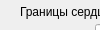
        <widget class="QWidget" name="page_3">
         <property name="geometry">
          <rect>
           <x>0</x>
           <y>0</y>
           <width>100</width>
           <height>30</height>
          </rect>
         </property>
         <attribute name="label">
          <string>Анамнез стр. 3</string>
         </attribute>
         <widget class="QWidget" name="layoutWidget_4">
          <property name="geometry">
           <rect>
            <x>20</x>
            <y>0</y>
            <width>341</width>
            <height>401</height>
           </rect>
          </property>
          <layout class="QVBoxLayout" name="verticalLayoutAnamnez3">
           <property name="spacing">
            <number>0</number>
           </property>
           <item>
            <layout class="QHBoxLayout" name="horizontalLayout_21">
             <property name="spacing">
              <number>0</number>
             </property>
             <item>
              <widget class="QLabel" name="label_46">
               <property name="sizePolicy">
                <sizepolicy hsizetype="Preferred" vsizetype="Fixed">
                 <horstretch>0</horstretch>
                 <verstretch>21</verstretch>
                </sizepolicy>
               </property>
               <property name="text">
                <string>Границы сердца:</string>
               </property>
              </widget>
             </item>
             <item>
              <widget class="QLineEdit" name="lineHeartBorders">
               <property name="sizePolicy">
                <sizepolicy hsizetype="Expanding" vsizetype="Fixed">
                 <horstretch>0</horstretch>
                 <verstretch>21</verstretch>
                </sizepolicy>
               </property>
              </widget>
             </item>
            </layout>
           </item>
           <item>
            <layout class="QHBoxLayout" name="horizontalLayout_22">
             <property name="spacing">
              <number>0</number>
             </property>
             <item>
              <widget class="QLabel" name="label_47">
               <property name="sizePolicy">
                <sizepolicy hsizetype="Preferred" vsizetype="Fixed">
                 <horstretch>0</horstretch>
                 <verstretch>21</verstretch>
                </sizepolicy>
               </property>
               <property name="text">
                <string>Тоны сердца:</string>
               </property>
              </widget>
             </item>
             <item>
              <widget class="QLineEdit" name="lineSoniCordis">
               <property name="sizePolicy">
                <sizepolicy hsizetype="Expanding" vsizetype="Fixed">
                 <horstretch>0</horstretch>
                 <verstretch>21</verstretch>
                </sizepolicy>
               </property>
              </widget>
             </item>
            </layout>
           </item>
           <item>
            <layout class="QHBoxLayout" name="horizontalLayout_23">
             <property name="spacing">
              <number>0</number>
             </property>
             <item>
              <widget class="QLabel" name="label_48">
               <property name="sizePolicy">
                <sizepolicy hsizetype="Preferred" vsizetype="Fixed">
                 <horstretch>0</horstretch>
                 <verstretch>21</verstretch>
                </sizepolicy>
               </property>
               <property name="mouseTracking">
                <bool>true</bool>
               </property>
               <property name="text">
                <string>&lt;html&gt;&lt;head/&gt;&lt;body&gt;&lt;p&gt;АД:&lt;/p&gt;&lt;/body&gt;&lt;/html&gt;</string>
               </property>
              </widget>
             </item>
             <item>
              <widget class="QLineEdit" name="lineArtPre">
               <property name="sizePolicy">
                <sizepolicy hsizetype="Expanding" vsizetype="Fixed">
                 <horstretch>0</horstretch>
                 <verstretch>21</verstretch>
                </sizepolicy>
               </property>
              </widget>
             </item>
             <item>
              <widget class="QLabel" name="label_49">
               <property name="sizePolicy">
                <sizepolicy hsizetype="Preferred" vsizetype="Fixed">
                 <horstretch>0</horstretch>
                 <verstretch>21</verstretch>
                </sizepolicy>
               </property>
               <property name="text">
                <string>ЧСС:</string>
               </property>
              </widget>
             </item>
             <item>
              <widget class="QLineEdit" name="linePulse">
               <property name="sizePolicy">
                <sizepolicy hsizetype="Expanding" vsizetype="Fixed">
                 <horstretch>0</horstretch>
                 <verstretch>21</verstretch>
                </sizepolicy>
               </property>
               <property name="text">
                <string/>
               </property>
              </widget>
             </item>
             <item>
              <widget class="QLabel" name="label_50">
               <property name="sizePolicy">
                <sizepolicy hsizetype="Preferred" vsizetype="Fixed">
                 <horstretch>0</horstretch>
                 <verstretch>21</verstretch>
                </sizepolicy>
               </property>
               <property name="mouseTracking">
                <bool>true</bool>
               </property>
               <property name="text">
                <string>&lt;html&gt;&lt;head/&gt;&lt;body&gt;&lt;p&gt;Пульс&lt;/p&gt;&lt;/body&gt;&lt;/html&gt;</string>
               </property>
              </widget>
             </item>
             <item>
              <widget class="QLineEdit" name="linePulse2">
               <property name="sizePolicy">
                <sizepolicy hsizetype="Expanding" vsizetype="Fixed">
                 <horstretch>0</horstretch>
                 <verstretch>21</verstretch>
                </sizepolicy>
               </property>
              </widget>
             </item>
            </layout>
           </item>
           <item>
            <layout class="QHBoxLayout" name="horizontalLayout_24">
             <item>
              <widget class="QLabel" name="label_51">
               <property name="sizePolicy">
                <sizepolicy hsizetype="Preferred" vsizetype="Fixed">
                 <horstretch>0</horstretch>
                 <verstretch>21</verstretch>
                </sizepolicy>
               </property>
               <property name="text">
                <string>Язык:</string>
               </property>
              </widget>
             </item>
             <item>
              <widget class="QLineEdit" name="lineTongue">
               <property name="sizePolicy">
                <sizepolicy hsizetype="Expanding" vsizetype="Fixed">
                 <horstretch>0</horstretch>
                 <verstretch>21</verstretch>
                </sizepolicy>
               </property>
              </widget>
             </item>
            </layout>
           </item>
           <item>
            <widget class="QLabel" name="label_52">
             <property name="sizePolicy">
              <sizepolicy hsizetype="Preferred" vsizetype="Fixed">
               <horstretch>0</horstretch>
               <verstretch>21</verstretch>
              </sizepolicy>
             </property>
             <property name="text">
              <string>Живот:</string>
             </property>
            </widget>
           </item>
           <item>
            <widget class="QTextEdit" name="textStomach">
             <property name="sizePolicy">
              <sizepolicy hsizetype="Expanding" vsizetype="Fixed">
               <horstretch>0</horstretch>
               <verstretch>42</verstretch>
              </sizepolicy>
             </property>
             <property name="minimumSize">
              <size>
               <width>0</width>
               <height>42</height>
              </size>
             </property>
             <property name="maximumSize">
              <size>
               <width>16777215</width>
               <height>42</height>
              </size>
             </property>
            </widget>
           </item>
           <item>
            <widget class="QLabel" name="label_63">
             <property name="sizePolicy">
              <sizepolicy hsizetype="Preferred" vsizetype="Fixed">
               <horstretch>0</horstretch>
               <verstretch>21</verstretch>
              </sizepolicy>
             </property>
             <property name="text">
              <string>Печень:</string>
             </property>
            </widget>
           </item>
           <item>
            <widget class="QTextEdit" name="textLiver">
             <property name="sizePolicy">
              <sizepolicy hsizetype="Expanding" vsizetype="Fixed">
               <horstretch>0</horstretch>
               <verstretch>42</verstretch>
              </sizepolicy>
             </property>
             <property name="minimumSize">
              <size>
               <width>0</width>
               <height>42</height>
              </size>
             </property>
             <property name="maximumSize">
              <size>
               <width>16777215</width>
               <height>42</height>
              </size>
             </property>
            </widget>
           </item>
           <item>
            <widget class="QLabel" name="label_53">
             <property name="sizePolicy">
              <sizepolicy hsizetype="Preferred" vsizetype="Fixed">
               <horstretch>0</horstretch>
               <verstretch>21</verstretch>
              </sizepolicy>
             </property>
             <property name="text">
              <string>С-м Пастернацкого:</string>
             </property>
            </widget>
           </item>
           <item>
            <widget class="QTextEdit" name="textPasternatsky">
             <property name="sizePolicy">
              <sizepolicy hsizetype="Expanding" vsizetype="Fixed">
               <horstretch>0</horstretch>
               <verstretch>42</verstretch>
              </sizepolicy>
             </property>
             <property name="minimumSize">
              <size>
               <width>0</width>
               <height>42</height>
              </size>
             </property>
             <property name="maximumSize">
              <size>
               <width>16777215</width>
               <height>42</height>
              </size>
             </property>
            </widget>
           </item>
           <item>
            <layout class="QHBoxLayout" name="horizontalLayout_25">
             <item>
              <widget class="QLabel" name="label_54">
               <property name="sizePolicy">
                <sizepolicy hsizetype="Preferred" vsizetype="Fixed">
                 <horstretch>0</horstretch>
                 <verstretch>21</verstretch>
                </sizepolicy>
               </property>
               <property name="text">
                <string>Стул:</string>
               </property>
              </widget>
             </item>
             <item>
              <widget class="QLineEdit" name="lineFeces">
               <property name="sizePolicy">
                <sizepolicy hsizetype="Expanding" vsizetype="Fixed">
                 <horstretch>0</horstretch>
                 <verstretch>21</verstretch>
                </sizepolicy>
               </property>
              </widget>
             </item>
            </layout>
           </item>
           <item>
            <widget class="QLabel" name="label_55">
             <property name="sizePolicy">
              <sizepolicy hsizetype="Preferred" vsizetype="Fixed">
               <horstretch>0</horstretch>
               <verstretch>21</verstretch>
              </sizepolicy>
             </property>
             <property name="text">
              <string>Мочеиспускание:</string>
             </property>
            </widget>
           </item>
           <item>
            <widget class="QTextEdit" name="textUrination">
             <property name="sizePolicy">
              <sizepolicy hsizetype="Expanding" vsizetype="Fixed">
               <horstretch>0</horstretch>
               <verstretch>84</verstretch>
              </sizepolicy>
             </property>
             <property name="minimumSize">
              <size>
               <width>0</width>
               <height>84</height>
              </size>
             </property>
             <property name="maximumSize">
              <size>
               <width>16777215</width>
               <height>84</height>
              </size>
             </property>
            </widget>
           </item>
          </layout>
         </widget>
        </widget>
